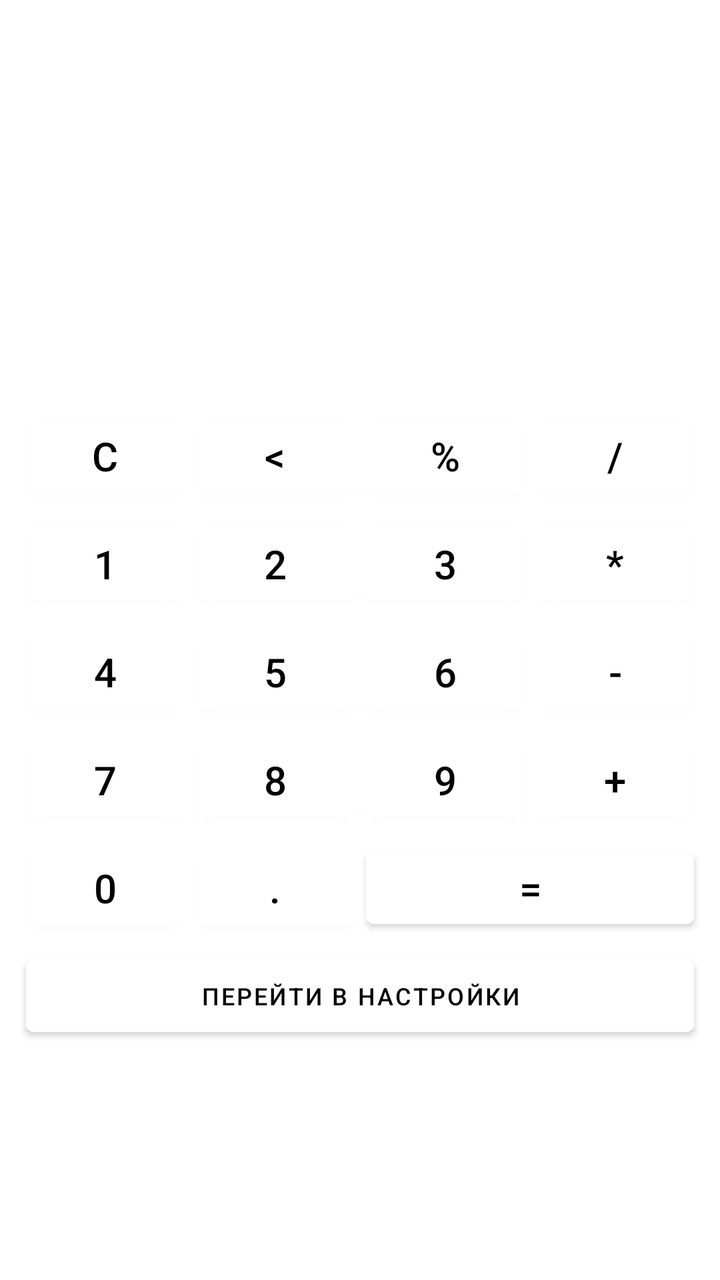
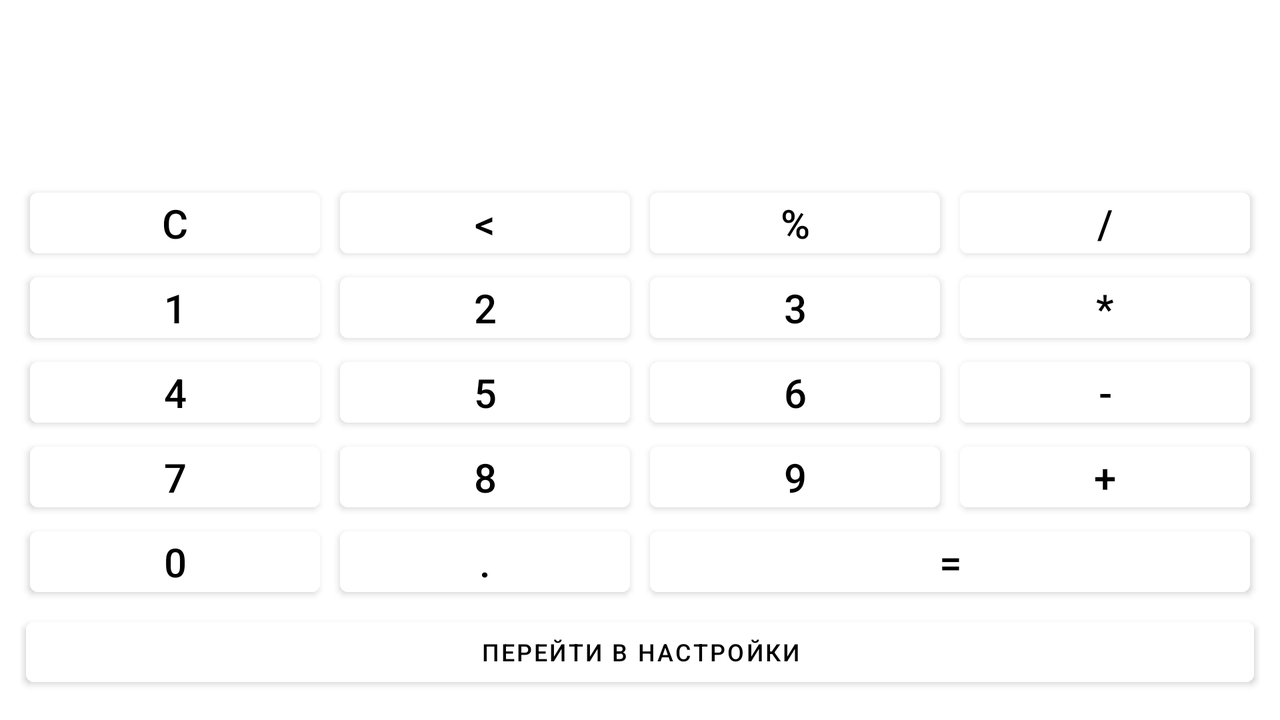

Compare how this app lays out the same screen by default and in its alternative resource folder. The renders come first, then the two layout files and the values they reference.
<!-- AndroidManifest.xml: application theme OurStyle -->
<!-- res/layout/keyboard_linear.xml -->
<?xml version="1.0" encoding="utf-8"?>
<LinearLayout xmlns:android="http://schemas.android.com/apk/res/android"
    android:id="@+id/button_container"
    xmlns:app="http://schemas.android.com/apk/res-auto"
    android:orientation="vertical"
    android:layout_width="match_parent"
    android:layout_height="match_parent"
    android:layout_margin="10dp"
    android:background="@drawable/background">

    <Space  android:layout_height="0dp"
        android:layout_weight="1"
        android:layout_width="match_parent" />

    <LinearLayout
        android:layout_width="match_parent"
        android:layout_height="wrap_content"
        android:orientation="vertical"
        android:background="@drawable/my_border"
        android:layout_margin="3dp">

        <TextView
            android:id="@+id/expr"
            android:layout_width="match_parent"
            android:layout_height="40dp"
            android:text=""
            android:textSize="@dimen/key_text_size"
            android:gravity="right"
            android:textAlignment="gravity"
            android:padding="5dp"
            />
        <TextView
            android:id="@+id/result"
            android:layout_width="match_parent"
            android:layout_height="40dp"
            android:text=""
            android:textSize="@dimen/key_text_size"
            android:gravity="right"
            android:textAlignment="gravity"
            android:padding="5dp"
            />
    </LinearLayout>

    <LinearLayout
        android:layout_width="match_parent"
        android:layout_height="wrap_content"
        android:orientation="horizontal">

        <com.google.android.material.button.MaterialButton
            android:id="@+id/button_clear"
            android:text="@string/button_clear"
            style="@style/Button"
            />
        <com.google.android.material.button.MaterialButton
            android:id="@+id/button_back"
            android:text="@string/button_back"
            style="@style/Button"/>
        <com.google.android.material.button.MaterialButton
            android:id="@+id/button_proc"
            android:text="@string/button_proc"
            style="@style/Button"/>

        <com.google.android.material.button.MaterialButton
            android:id="@+id/button_div"
            android:text="@string/button_div"
            style="@style/Button"/>
    </LinearLayout>
    <LinearLayout
        android:layout_width="match_parent"
        android:layout_height="wrap_content"
        android:orientation="horizontal">
        <com.google.android.material.button.MaterialButton
            android:id="@+id/button1"
            android:text="@string/button1"
            style="@style/Button"/>
        <com.google.android.material.button.MaterialButton
            android:id="@+id/button2"
            android:text="@string/button2"
            style="@style/Button"/>
        <com.google.android.material.button.MaterialButton
            android:id="@+id/button3"
            android:text="@string/button3"
            style="@style/Button"/>
        <com.google.android.material.button.MaterialButton
            android:id="@+id/button_mult"
            android:text="@string/button_mult"
            style="@style/Button"/>
    </LinearLayout>
    <LinearLayout
        android:layout_width="match_parent"
        android:layout_height="wrap_content"
        android:orientation="horizontal">
        <com.google.android.material.button.MaterialButton
            android:id="@+id/button4"
            android:text="@string/button4"
            style="@style/Button"/>

        <com.google.android.material.button.MaterialButton
            android:id="@+id/button5"
            android:text="@string/button5"
            style="@style/Button"/>

        <com.google.android.material.button.MaterialButton
            android:id="@+id/button6"
            android:text="@string/button6"
            style="@style/Button"/>

        <com.google.android.material.button.MaterialButton
            android:id="@+id/button_minus"
            android:text="@string/button_minus"
            style="@style/Button"/>
    </LinearLayout>
    <LinearLayout
        android:layout_width="match_parent"
        android:layout_height="wrap_content"
        android:orientation="horizontal">
        <com.google.android.material.button.MaterialButton
            android:id="@+id/button7"
            android:text="@string/button7"
            style="@style/Button"/>

        <com.google.android.material.button.MaterialButton
            android:id="@+id/button8"
            android:text="@string/button8"
            style="@style/Button"/>

        <com.google.android.material.button.MaterialButton
            android:id="@+id/button9"
            android:text="@string/button9"
            style="@style/Button"/>
        <com.google.android.material.button.MaterialButton
            android:id="@+id/button_plus"
            android:text="@string/button_plus"
            style="@style/Button"/>
    </LinearLayout>
    <LinearLayout
        android:layout_width="match_parent"
        android:layout_height="wrap_content"
        android:orientation="horizontal">
        <com.google.android.material.button.MaterialButton
            android:id="@+id/button0"
            android:text="@string/button0"
            style="@style/Button"/>
        <com.google.android.material.button.MaterialButton
            android:id="@+id/buttonPt"
            android:text="@string/buttonPt"
            style="@style/Button"/>
        <com.google.android.material.button.MaterialButton
            android:id="@+id/button_equal"
            android:layout_width="6dp"
            android:layout_weight="2"
            android:text="@string/button_equal"
            style="@style/Button"/>
    </LinearLayout>

    <com.google.android.material.button.MaterialButton
        android:id="@+id/button_setting"
        android:layout_width="match_parent"
        android:layout_height="wrap_content"
        android:text="@string/setting"
        android:backgroundTint="@color/white"
        android:textColor="@color/black"
        android:layout_margin="3dp"
        />

    <Space  android:layout_height="0dp"
        android:layout_weight="1"
        android:layout_width="match_parent" />

</LinearLayout>
<!-- resources referenced by this layout -->
<resources>
  <color name="black">#000000</color>
  <color name="white">#FFFFFF</color>
  <dimen name="key_text_size">20sp</dimen>
  <!-- drawable my_border (drawable) -->
  <?xml version="1.0" encoding="utf-8"?>
  <shape xmlns:android="http://schemas.android.com/apk/res/android"
      android:shape="rectangle" >
  
      
      <solid
          android:color="@color/white" >
      </solid>
  
      
  
  
  
  
  
      
      <corners
          android:radius="5dp"   >
      </corners>
  
  </shape>
  <string name="button0">0</string>
  <string name="button1">1</string>
  <string name="button2">2</string>
  <string name="button3">3</string>
  <string name="button4">4</string>
  <string name="button5">5</string>
  <string name="button6">6</string>
  <string name="button7">7</string>
  <string name="button8">8</string>
  <string name="button9">9</string>
  <string name="buttonPt">.</string>
  <string name="button_back">&lt;</string>
  <string name="button_clear">C</string>
  <string name="button_div">/</string>
  <string name="button_equal">=</string>
  <string name="button_minus">-</string>
  <string name="button_mult">*</string>
  <string name="button_plus">+</string>
  <string name="button_proc">%</string>
  <string name="setting">Перейти в настройки</string>
  <style name="Button">
          <item name="android:textSize">@dimen/key_text_size</item>
          <item name="android:backgroundTint">@color/white</item>
          <item name="android:layout_margin">@dimen/button_margin</item>
          <item name="android:layout_width">0dp</item>
          <item name="android:layout_weight">1</item>
          <item name="android:layout_height">wrap_content</item>
          <item name="android:textColor">@color/colorText</item>
      </style>
  <style name="OurStyle" parent="Theme.MaterialComponents.DayNight">
          <item name="android:textSize">@dimen/key_text_size_small</item>
      </style>
  <dimen name="button_margin">3dp</dimen>
  <color name="colorText">#000000</color>
  <dimen name="key_text_size_small">12sp</dimen>
</resources>
<!-- res/layout-land/keyboard_linear.xml (the repository's variant of the layout above) -->
<!-- drawn on the phone turned sideways -->
<?xml version="1.0" encoding="utf-8"?>
<LinearLayout xmlns:android="http://schemas.android.com/apk/res/android"
    android:id="@+id/button_container"
    xmlns:app="http://schemas.android.com/apk/res-auto"
    android:orientation="vertical"
    android:layout_width="match_parent"
    android:layout_height="match_parent"
    android:layout_margin="10dp"
    android:weightSum="7"
    android:background="@drawable/background" >

    <LinearLayout
        android:layout_width="match_parent"
        android:layout_height="wrap_content"
        android:orientation="vertical"
        android:background="@drawable/my_border"
        android:layout_margin="3dp"
        android:layout_weight="1">

        <TextView
            android:id="@+id/expr"
            android:layout_width="match_parent"
            android:layout_height="40dp"
            android:text=""
            android:textSize="@dimen/key_text_size"
            android:gravity="right"
            android:textAlignment="gravity"
            android:padding="5dp"
            />
        <TextView
            android:id="@+id/result"
            android:layout_width="match_parent"
            android:layout_height="40dp"
            android:text=""
            android:textSize="@dimen/key_text_size"
            android:gravity="right"
            android:textAlignment="gravity"
            android:padding="5dp"
            />
    </LinearLayout>
    <LinearLayout
        android:layout_width="match_parent"
        android:layout_height="wrap_content"
        android:orientation="horizontal"
        android:layout_weight="1"
        >
        <com.google.android.material.button.MaterialButton
            android:id="@+id/button_clear"
            android:text="@string/button_clear"
            style="@style/Button_landscape"
            />
        <com.google.android.material.button.MaterialButton
            android:id="@+id/button_back"
            android:text="@string/button_back"
            style="@style/Button_landscape"/>

        <com.google.android.material.button.MaterialButton
            android:id="@+id/button_proc"
            android:text="@string/button_proc"
            style="@style/Button_landscape"/>

        <com.google.android.material.button.MaterialButton
            android:id="@+id/button_div"
            android:text="@string/button_div"
            style="@style/Button_landscape"/>
    </LinearLayout>
    <LinearLayout
        android:layout_width="match_parent"
        android:layout_height="wrap_content"
        android:orientation="horizontal"
        android:layout_weight="1">
        <com.google.android.material.button.MaterialButton
            android:id="@+id/button1"
            android:text="@string/button1"
            style="@style/Button_landscape"
            />

        <com.google.android.material.button.MaterialButton
            android:id="@+id/button2"
            android:text="@string/button2"
            style="@style/Button_landscape"/>

        <com.google.android.material.button.MaterialButton
            android:id="@+id/button3"
            android:text="@string/button3"
            style="@style/Button_landscape"/>
        <com.google.android.material.button.MaterialButton
            android:id="@+id/button_mult"
            android:text="@string/button_mult"
            style="@style/Button_landscape"/>
    </LinearLayout>
    <LinearLayout
        android:layout_width="match_parent"
        android:layout_height="wrap_content"
        android:orientation="horizontal"
        android:layout_weight="1">
        <com.google.android.material.button.MaterialButton
            android:id="@+id/button4"
            android:text="@string/button4"
            style="@style/Button_landscape"/>

        <com.google.android.material.button.MaterialButton
            android:id="@+id/button5"
            android:text="@string/button5"
            style="@style/Button_landscape"/>

        <com.google.android.material.button.MaterialButton
            android:id="@+id/button6"
            android:text="@string/button6"
            style="@style/Button_landscape"/>
        <com.google.android.material.button.MaterialButton
            android:id="@+id/button_minus"
            android:text="@string/button_minus"
            style="@style/Button_landscape"/>
    </LinearLayout>
    <LinearLayout
        android:layout_width="match_parent"
        android:layout_height="wrap_content"
        android:orientation="horizontal"
        android:layout_weight="1">
        <com.google.android.material.button.MaterialButton
            android:id="@+id/button7"
            android:text="@string/button7"
            style="@style/Button_landscape"/>

        <com.google.android.material.button.MaterialButton
            android:id="@+id/button8"
            android:text="@string/button8"
            style="@style/Button_landscape"/>

        <com.google.android.material.button.MaterialButton
            android:id="@+id/button9"
            android:text="@string/button9"
            style="@style/Button_landscape"/>
        <com.google.android.material.button.MaterialButton
            android:id="@+id/button_plus"
            android:text="@string/button_plus"
            style="@style/Button_landscape"/>
    </LinearLayout>
    <LinearLayout
        android:layout_width="match_parent"
        android:layout_height="wrap_content"
        android:orientation="horizontal"
        android:layout_weight="1">
        <com.google.android.material.button.MaterialButton
            android:id="@+id/button0"
            android:text="@string/button0"
            style="@style/Button_landscape"/>

        <com.google.android.material.button.MaterialButton
            android:id="@+id/buttonPt"
            android:text="@string/buttonPt"
            style="@style/Button_landscape"/>
        <com.google.android.material.button.MaterialButton
            android:id="@+id/button_equal"
            android:text="@string/button_equal"
            android:layout_width="10dp"
            android:layout_weight="2"
            style="@style/Button_landscape"/>
    </LinearLayout>

    <com.google.android.material.button.MaterialButton
        android:layout_weight="1"
        android:id="@+id/button_setting"
        android:layout_width="match_parent"
        android:layout_height="wrap_content"
        android:text="@string/setting"
        android:backgroundTint="@color/white"
        android:textColor="@color/black"
        android:layout_margin="3dp"
        />

</LinearLayout>
<!-- resources referenced by the variant -->
<!-- as the phone turned sideways resolves them -->
<resources>
  <color name="black">#000000</color>
  <color name="white">#FFFFFF</color>
  <dimen name="key_text_size">20sp</dimen>
  <!-- drawable my_border (drawable) -->
  <?xml version="1.0" encoding="utf-8"?>
  <shape xmlns:android="http://schemas.android.com/apk/res/android"
      android:shape="rectangle" >
  
      
      <solid
          android:color="@color/white" >
      </solid>
  
      
  
  
  
  
  
      
      <corners
          android:radius="5dp"   >
      </corners>
  
  </shape>
  <string name="button0">0</string>
  <string name="button1">1</string>
  <string name="button2">2</string>
  <string name="button3">3</string>
  <string name="button4">4</string>
  <string name="button5">5</string>
  <string name="button6">6</string>
  <string name="button7">7</string>
  <string name="button8">8</string>
  <string name="button9">9</string>
  <string name="buttonPt">.</string>
  <string name="button_back">&lt;</string>
  <string name="button_clear">C</string>
  <string name="button_div">/</string>
  <string name="button_equal">=</string>
  <string name="button_minus">-</string>
  <string name="button_mult">*</string>
  <string name="button_plus">+</string>
  <string name="button_proc">%</string>
  <string name="setting">Перейти в настройки</string>
  <style name="Button_landscape">
          <item name="android:textSize">@dimen/key_text_size</item>
          <item name="android:backgroundTint">@color/white</item>
          <item name="android:layout_marginLeft">5dp</item>
          <item name="android:layout_marginRight">5dp</item>
          <item name="android:layout_width">0dp</item>
          <item name="android:layout_weight">1</item>
          <item name="android:layout_height">wrap_content</item>
          <item name="android:textColor">@color/colorText</item>
          <item name="android:padding">0dp</item>
  
      </style>
  <style name="OurStyle" parent="Theme.MaterialComponents.DayNight">
          <item name="android:textSize">@dimen/key_text_size_small</item>
      </style>
  <color name="colorText">#000000</color>
  <dimen name="key_text_size_small">12sp</dimen>
</resources>
